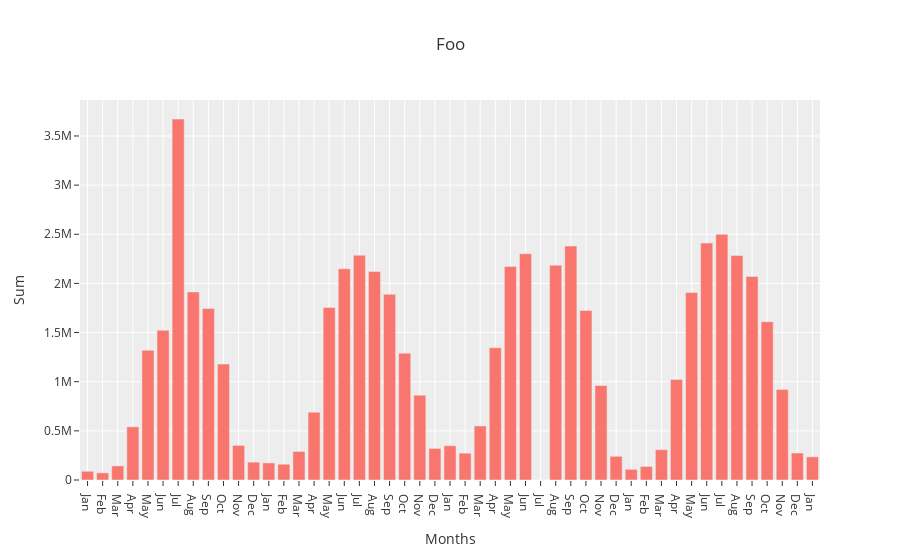

Notebook code cell kept with this figure:
### Code cell
fig1 = px.bar(df0, x=df0.index, y='Sum', title="Foo", template='ggplot2')
fig1.update_xaxes(title_text='Months', tickvals=df0.index, ticktext=df0['Month'].tolist())
fig1.show()

### Figure 1 — Plotly figure (JSON) as saved in the notebook; plotly's stock layout.template omitted (floating-point values rounded to 4 significant figures)
{"data": [{"alignmentgroup": "True", "hovertemplate": "index=%{x}<br>Sum=%{y}<extra></extra>", "legendgroup": "", "marker": {"color": "#F8766D", "pattern": {"shape": ""}}, "name": "", "offsetgroup": "", "orientation": "v", "showlegend": false, "textposition": "auto", "type": "bar", "x": [0, 1, 2, 3, 4, 5, 6, 7, 8, 9, 10, 11, 12, 13, 14, 15, 16, 17, 18, 19, 20, 21, 22, 23, 24, 25, 26, 27, 28, 29, 30, 31, 32, 33, 34, 35, 36, 37, 38, 39, 40, 41, 42, 43, 44, 45, 46, 47, 48], "xaxis": "x", "y": [88742, 72796, 143218, 540806, 1319120, 1522826, 3672772, 1913359, 1744095, 1179053, 352056, 181793, 173849, 160788, 290671, 690261, 1755533, 2149366, 2286727, 2122088, 1888615, 1290074, 862921, 321022, 348781, 273003, 550049, 1345426, 2171176, 2301885, 0, 2184853, 2380168, 1724660, 961100, 241125, 108152, 137624, 308642, 1021489, 1907722, 2410761, 2499171, 2283548, 2071378, 1609964, 921549, 274452, 235626], "yaxis": "y"}], "layout": {"barmode": "relative", "legend": {"tracegroupgap": 0}, "title": {"text": "Foo"}, "xaxis": {"anchor": "y", "domain": [0, 1], "ticktext": ["Jan", "Feb", "Mar", "Apr", "May", "Jun", "Jul", "Aug", "Sep", "Oct", "Nov", "Dec", "Jan", "Feb", "Mar", "Apr", "May", "Jun", "Jul", "Aug", "Sep", "Oct", "Nov", "Dec", "Jan", "Feb", "Mar", "Apr", "May", "Jun", "Jul", "Aug", "Sep", "Oct", "Nov", "Dec", "Jan", "Feb", "Mar", "Apr", "May", "Jun", "Jul", "Aug", "Sep", "Oct", "Nov", "Dec", "Jan"], "tickvals": [0, 1, 2, 3, 4, 5, 6, 7, 8, 9, 10, 11, 12, 13, 14, 15, 16, 17, 18, 19, 20, 21, 22, 23, 24, 25, 26, 27, 28, 29, 30, 31, 32, 33, 34, 35, 36, 37, 38, 39, 40, 41, 42, 43, 44, 45, 46, 47, 48], "title": {"text": "Months"}}, "yaxis": {"anchor": "x", "domain": [0, 1], "title": {"text": "Sum"}}}}
